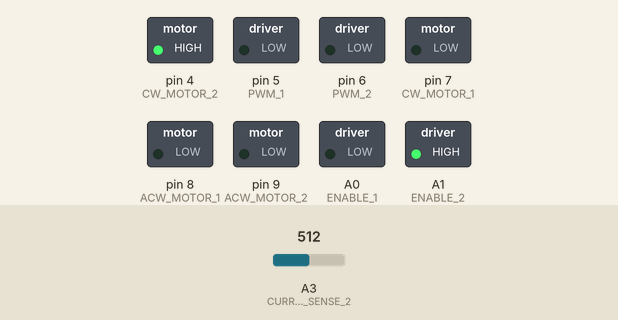
A sketch run on a simulated Arduino Uno, built with avr-gcc and run on an emulated ATmega328P. Parts: switched loads named in the sketch (green lamp = pin HIGH). The test bench sets the inputs (shaded band); at power-on: A3 (CURRENT_SENSE_2) = 512. What the sketch prints to the serial monitor is not drawn.

Above: at 7.6 s.
At 23.3 s:
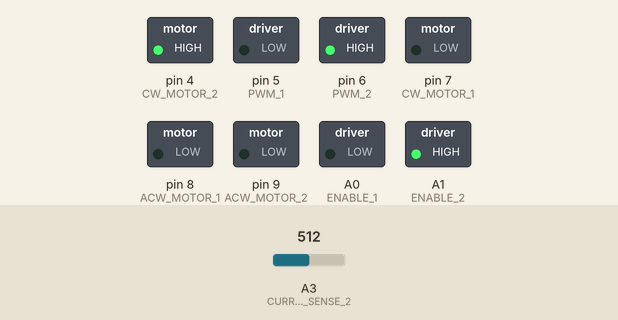
Timing chart, 0 to 41.9 s (numbered marks = the images above):
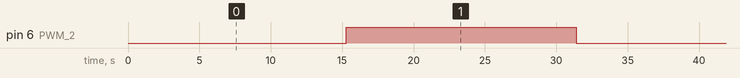

Measured:
- by itself, pin 6 (PWM_2): alternates HIGH for 16.1 s and LOW for 16.1 s

The sketch:

Current_Control_filtered.ino
```cpp
#define ENABLE_1 A0
#define ENABLE_2 A1

#define CW_MOTOR_1 7
#define ACW_MOTOR_1 8
#define CW_MOTOR_2 4
#define ACW_MOTOR_2 9

#define PWM_1 5
#define PWM_2 6

#define CURRENT_SENSE_1 A2
#define CURRENT_SENSE_2 A3

float curr_0 = 0;
float curr_1 = 0;
float filtered_0 = 0;
float filtered_1 = 0;

float Kp = 20;
float Ki = 20;
float curr_ref = 0.9;
float curr_time = 0;
float prev_time = 0;
float error = 0;
float controlKp = 0;
float controlKi = 0;

int Vcc = 12;
int duty_cycle = 0;

void setup() {

  Serial.begin(9600);

  pinMode(ENABLE_1, OUTPUT);
  pinMode(ENABLE_2, OUTPUT);

  pinMode(ACW_MOTOR_1, OUTPUT);
  pinMode(CW_MOTOR_1, OUTPUT);
  pinMode(ACW_MOTOR_2, OUTPUT);
  pinMode(CW_MOTOR_2, OUTPUT);

  pinMode(PWM_1, OUTPUT);
  pinMode(PWM_2, OUTPUT);

  pinMode(CURRENT_SENSE_1, INPUT);
  pinMode(CURRENT_SENSE_2, INPUT);

  digitalWrite(ENABLE_2, HIGH);

  digitalWrite(CW_MOTOR_2, HIGH);
  digitalWrite(ACW_MOTOR_2, LOW);

  analogWrite(PWM_2, 0);
}

void loop() {

  /* -------- READ CURRENT AND APPLY LOW PASS FILTER -----------*/
  int s = analogRead(A3);
  curr_0 = (float)5*0.3*11370*(((float)s/1024)/1500);

  filtered_0 = 0.969*filtered_1 + 0.0155*curr_0 + 0.0155*curr_1;

  curr_1 = curr_0;
  filtered_1 = filtered_0;

  /* -------- FIND ERROR AND DUTY CYCLE ----------*/

  curr_time = micros()/1e6;

  error = curr_ref - filtered_0;
  controlKp = error*Kp;
  controlKi = controlKi + (curr_time - prev_time)*error*Ki;

  //windup
  if(controlKi >= Vcc/3) controlKi = 2;

  float desired_voltage = controlKp + controlKi;
  duty_cycle = (desired_voltage/Vcc)*255;

  /* ----------- APPLY DUTY CYCLE -----------*/

  if(duty_cycle>255) analogWrite(PWM_2, 255);
  else if(duty_cycle<0) analogWrite(PWM_2, 0);
  else analogWrite(PWM_2, duty_cycle);

  //time update
  prev_time = curr_time;

  Serial.println(filtered_0);
 }
```
